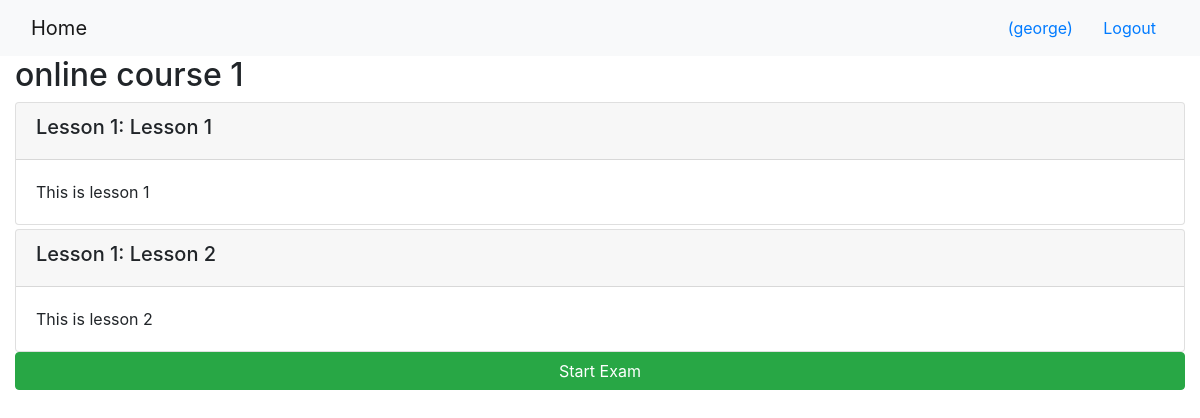
/onlinecourse/1/ (signed in), run on the app's committed database.
### onlinecourse/models.py (models this page shows, shortened)
class Course(models.Model):
    name = models.CharField(null=False, max_length=30, default='online course')
    image = models.ImageField(upload_to='course_images/')
    description = models.CharField(max_length=1000)
    pub_date = models.DateField(null=True)
    instructors = models.ManyToManyField(Instructor)
    users = models.ManyToManyField(settings.AUTH_USER_MODEL, through='Enrollment')
    total_enrollment = models.IntegerField(default=0)
    is_enrolled = False

class Lesson(models.Model):
    title = models.CharField(max_length=200, default="title")
    order = models.IntegerField(default=0)
    course = models.ForeignKey(Course, on_delete=models.CASCADE)
    content = models.TextField()

### onlinecourse/views.py (the view)
# urls.py: path('<int:pk>/', views.CourseDetailView.as_view(), name='course_details'),
class CourseDetailView(generic.DetailView):
    model = Course
    template_name = 'onlinecourse/course_detail_bootstrap.html'

### onlinecourse/templates/onlinecourse/course_detail_bootstrap.html (shortened to what this page needs)
<!DOCTYPE html>
<html lang="en">
<head>
     {% load static %}
    <link rel="stylesheet" href="https://maxcdn.bootstrapcdn.com/bootstrap/4.5.2/css/bootstrap.min.css">
</head>
<body>
    <nav class="navbar navbar-light bg-light">
        <div class="container-fluid">
            <div class="navbar-header">
                  <a class="navbar-brand" href="{% url 'onlinecourse:index' %}">Home</a>
            </div>
            <ul class="nav navbar-nav navbar-right">
                {% if user.is_authenticated %}
                <li>
                    <a class="btn btn-link" href="#">{{ user.first_name }}({{ user.username }})</a>
                    <a class="btn btn-link" href="{% url 'onlinecourse:logout' %}">Logout</a>
                </li>
                {% endif %}
            </ul>
        </div>
    </nav>
    <div class="container-fluid">
            <h2>{{ course.name }}</h2>
            <div class="card-columns-vertical">
                {% for lesson in course.lesson_set.all %}
                    <div class="card mt-1">
                        <div class="card-header"><h5>Lesson {{lesson.order|add:1}}: {{lesson.title}}</h5></div>
                        <div class="card-body">{{lesson.content}}</div>
                    </div>
                {% endfor %}
            </div>
            {% if user.is_authenticated %}
            <button class="btn btn-success btn-block" data-toggle="collapse" data-target="#exam">Start Exam</button>
            {% endif %}
    </div>
</body>
</html>

### data on the page
Course: name "online course 1"
Lesson: order|add "1", title "Lesson 1", content "This is lesson 1"
Lesson: order|add "1", title "Lesson 2", content "This is lesson 2"

### other printed values
{{ user.username }} "george"
